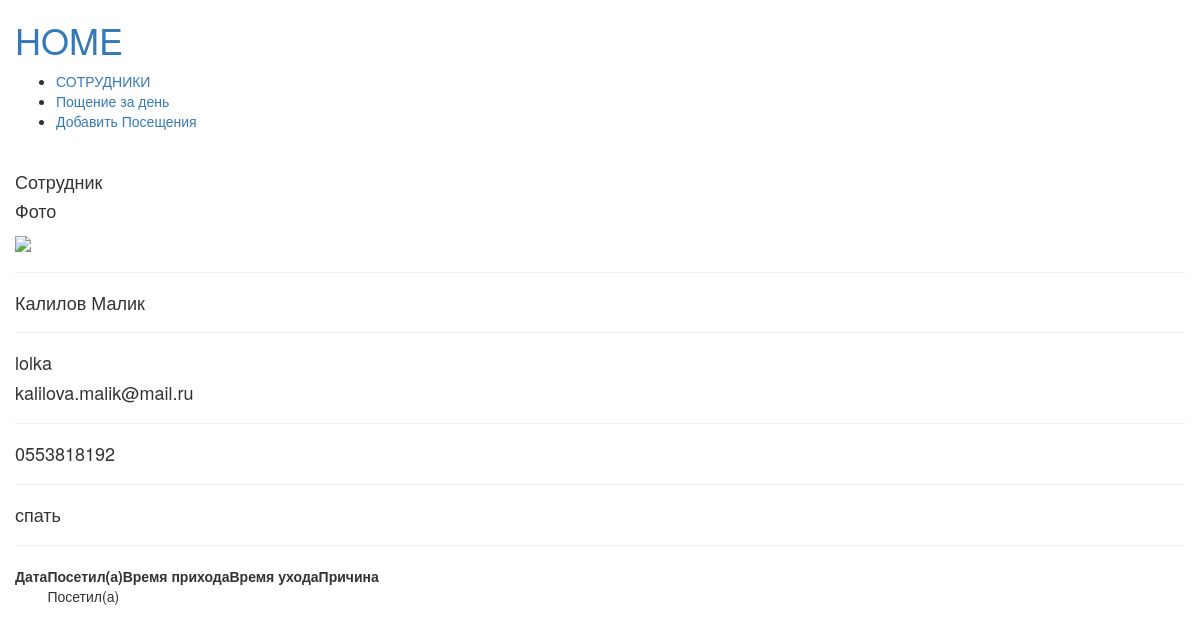
Page /employee/malik on the committed database.
### grid/models.py (models this page shows, shortened)
class Employee(models.Model):
    name = models.CharField(max_length=50)
    email = models.EmailField(blank=True, null=True)
    phone = models.CharField(max_length = 55)
    position = models.ForeignKey(Position, on_delete=models.CASCADE)
    image = models.ImageField(upload_to='employers', blank=True, null=True)
    stack = models.CharField(max_length=1000, blank=True, null=True)
    slug = models.SlugField(unique=True)

class Position(models.Model):
    title = models.CharField(max_length=244, blank=True, null=True)
    slug = models.SlugField(unique=True)

class Visit(models.Model):
    date = models.DateField()
    employer = models.ForeignKey(Employee, on_delete=models.CASCADE)
    visited = models.BooleanField(choices=CHOICES)
    time_start = models.TimeField(blank=True, null=True, default='00:00')
    time_end = models.TimeField(blank=True, null=True, default='00:00')
    reason= models.CharField(max_length=100, default='----')
    class Meta:
        ordering = ['-date']

### grid/views.py (the view)
# urls.py: path('employee/<str:slug>', get_employee, name='employee'),
def get_employee(request,slug):
    visit = Visit.objects.filter(employer__slug=slug)
    employee = Employee.objects.get(slug=slug)
    context = {
        'visits' : visit,
        'employee' : employee
    }
    return render(request, 'get_employee.html', context)

### grid/templates/get_employee.html (shortened to what this page needs)
{% extends "base.html" %}
{% block content %}
<h4>Сотрудник</h4>
<h4>Фото</h4>
{% if  employee.image %}
<img src="{{ employee.image.url }}" height="250"/><hr>
{% else %}
<img src="https://ru.hostings.info/upload/images/2021/12/e11044b915dc39afc3004430606bd6d1.jpg" height="300"/><hr>
{% endif %}
<h4>{{employee.name}}</h4><hr>
<h4>{{employee.position.title}}</h4></hr>
<h4>{{ employee.email }}</h4><hr>
<h4>{{ employee.phone }}</h4><hr>
<h4>{{ employee.stack }}</h4><hr>
<table>
    <thead>
    <th>Дата</th>
    <th>Посетил(а)</th>
    <th>Время прихода</th>
    <th>Время  ухода</th>
    <th>Причина</th>
    </thead>
    <tbody>
        {% for visit in visits %}
        <tr>
            <td>{{ visit.data }}</td>
            {% if visit.visited == True %}
            <td>Посетил(а)</td>
            {% else %}
            <td>Отсутствовал(а)</td>
            {% endif %}
        </tr>
        {% endfor %}
    </tbody>
</table>
{% endblock %}

### grid/static/css/style.css (style rules this page uses)
body { background-color: white; color: black; }

### rows in the picture
Employee: name "Калилов Малик", position "lolka", email "kalilova.malik@mail.ru", phone "0553818192", stack "спать"
Visit: visited "Посетил(а)"
